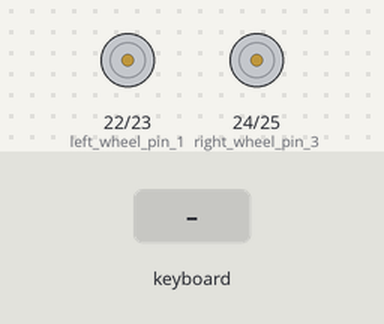
Recording of a program running on a simulated Raspberry Pi (BCM pin numbers). Shown: motor-driver pin pairs drawn as motors (green arrow = first pin HIGH = forward, orange = second pin HIGH = backward, longer = more drive). The test bench sets the inputs (shaded band). The pygame window is not drawn.

Above: at 1.2 s.
1.3 s: key "w" typed on the keyboard
At 1.39 s:
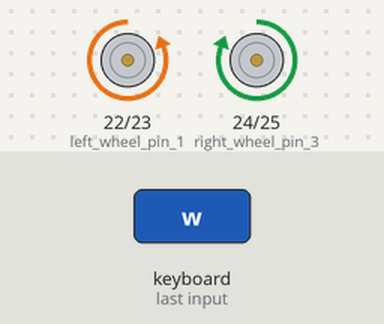
2.9 s: key "s" typed on the keyboard
At 2.99 s:
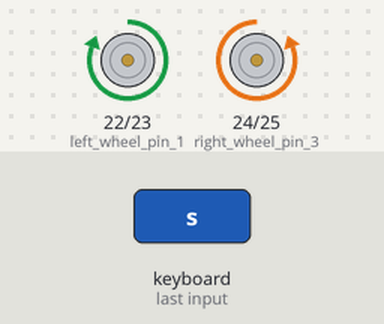
4.5 s: key "a" typed on the keyboard
At 4.57 s:
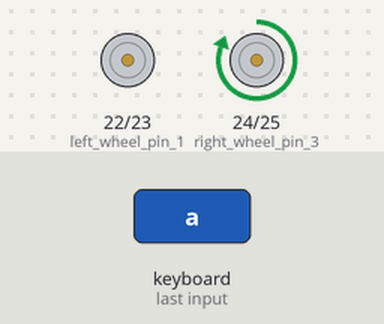
6.1 s: key "d" typed on the keyboard
At 6.17 s:
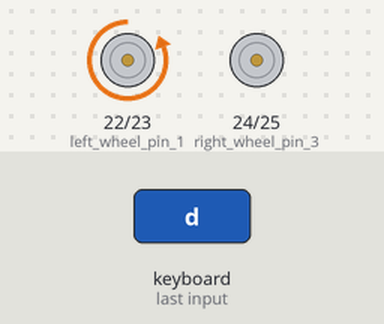
Timing chart, 0 to 8.7 s (numbered marks = the images above; inputs shaded):
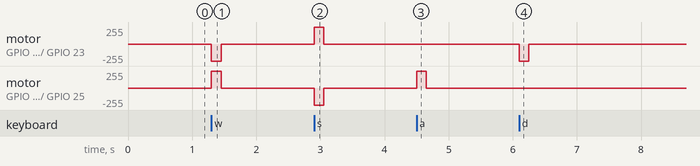

Measured:
- after the input at 1.3 s, motor on GPIO 22 (left_wheel_pin_1) / GPIO 23 (left_wheel_pin_2): stopped → backward 255/255 at once, → stopped 0.15 s later; motor on GPIO 24 (right_wheel_pin_3) / GPIO 25 (right_wheel_pin_4): stopped → forward 255/255 at once, → stopped 0.15 s later
- after the input at 2.9 s, motor on GPIO 22 (left_wheel_pin_1) / GPIO 23 (left_wheel_pin_2): stopped → forward 255/255 at once, → stopped 0.15 s later; motor on GPIO 24 (right_wheel_pin_3) / GPIO 25 (right_wheel_pin_4): stopped → backward 255/255 at once, → stopped 0.15 s later
- after the input at 4.5 s, motor on GPIO 24 (right_wheel_pin_3) / GPIO 25 (right_wheel_pin_4): stopped → forward 255/255 at once, → stopped 0.15 s later
- after the input at 6.1 s, motor on GPIO 22 (left_wheel_pin_1) / GPIO 23 (left_wheel_pin_2): stopped → backward 255/255 at once, → stopped 0.15 s later

The program:

robotcar.py
```python
#Tutorial from https://www.youngwonks.com/blog/Remote-Controlled-Robot-Car-using-Raspberry-Pi

#PASO 1
#Importar los módulos
import RPi.GPIO as GPIO
GPIO.setmode(GPIO.BCM)
import pygame, sys
from pygame.locals import *
pygame.init()

#PASO 2
#Crear pantalla pygame
SCREEN_SIZE = (500,500)
screen = pygame.display.set_mode((SCREEN_SIZE))
pygame.display.set_caption('Robot Auto con Raspberry')

#PASO 3
#Elegir pins de la Raspberry

#Rueda izquierda
left_wheel_pin_1 = 22
left_wheel_pin_2 = 23

#Rueda derecha
right_wheel_pin_3 = 24
right_wheel_pin_4 = 25

#PASO 4
#Configurar pins
GPIO.setup(
   [left_wheel_pin_1,
   left_wheel_pin_2,
   right_wheel_pin_3,
   right_wheel_pin_4], GPIO.OUT
)

#PASO 5
#Crear variables de dirección
forward = False
reverse = False
turn_left = False
turn_right = False

#PASO 6
#Código mínimo requerido por pygame

#bucle principal de pygame
while True:

    #Chequear evento
    for event in pygame.event.get():

        #Ventana cerrar evento
        if event.type == QUIT:
            pygame.quit()
            sys.exit()

        #PASO 7
        #Apretar tecla: Evento
        if event.type == KEYDOWN:

            #Adelante
            if event.key == K_w:
                forward = True

            #Retroceder
            if event.key == K_s:
                reverse = True

            #Izquierda
            if event.key == K_a:
                turn_left = True

            #Derecha
            if event.key == K_d:
                turn_right = True

        #PASO 8
        #Liberar tecla: Evento
        if event.type == KEYUP:
            forward = reverse = turn_left = turn_right = False
            GPIO.output(
                [left_wheel_pin_1,
                left_wheel_pin_2,
                right_wheel_pin_3,
                right_wheel_pin_4], GPIO.LOW
            )

    #PASO 9
    #Qué hacemos si ninguna variable de dirección
    #está puesta como verdadero (True)

    #Mover adelante
    if forward:
        GPIO.output([left_wheel_pin_1, right_wheel_pin_4], GPIO.LOW)
        GPIO.output([left_wheel_pin_2, right_wheel_pin_3], GPIO.HIGH)

    #Mover atrás
    if reverse:
        GPIO.output([left_wheel_pin_1, right_wheel_pin_4], GPIO.HIGH)
        GPIO.output([left_wheel_pin_2, right_wheel_pin_3], GPIO.LOW)

    #PASO 10

    #Mover izquierda
    if turn_left:
        GPIO.output([left_wheel_pin_1, left_wheel_pin_2, right_wheel_pin_4], GPIO.LOW)
        GPIO.output([right_wheel_pin_3], GPIO.HIGH)

    #Mover derecha
    if turn_right:
        GPIO.output([left_wheel_pin_1, right_wheel_pin_3, right_wheel_pin_4], GPIO.LOW)
        GPIO.output([left_wheel_pin_2], GPIO.HIGH)

    #Actualizar pantalla
    pygame.display.update()
```
